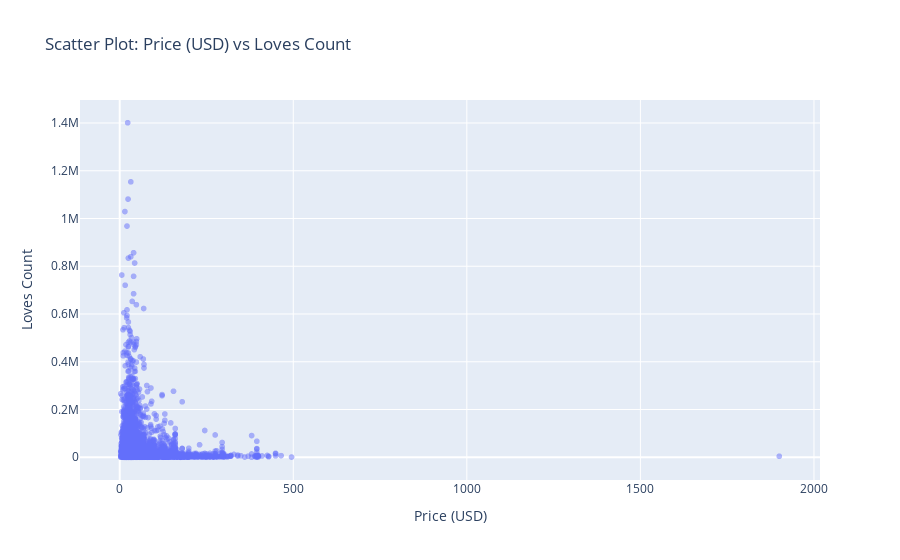

Write notebook code for a chart like this one.
### Markdown cell above
It is genuinly very expensive 🫥

Apart from that median price of most of the product is 35 usd

### Code cell
## Relationship between Price and loves_count of product 
fig = px.scatter(product, x='price_usd', y='loves_count',
                 title='Scatter Plot: Price (USD) vs Loves Count',
                 labels={'price_usd': 'Price (USD)', 'loves_count': 'Loves Count'},
                 opacity=0.5) 


fig.show()

### Figure 1 — Plotly figure (JSON) as saved in the notebook; plotly's stock layout.template omitted (floating-point values rounded to 4 significant figures; data arrays with more than 128 entries replaced by an {"elided": "..."} marker saying what was removed)
{"data": [{"hovertemplate": "Price (USD)=%{x}<br>Loves Count=%{y}<extra></extra>", "legendgroup": "", "marker": {"color": "#636efa", "opacity": 0.5, "symbol": "circle"}, "mode": "markers", "name": "", "showlegend": false, "type": "scattergl", "x": {"elided": "8494 float values"}, "xaxis": "x", "y": {"elided": "8494 int values"}, "yaxis": "y"}], "layout": {"legend": {"tracegroupgap": 0}, "title": {"text": "Scatter Plot: Price (USD) vs Loves Count"}, "xaxis": {"anchor": "y", "domain": [0, 1], "title": {"text": "Price (USD)"}}, "yaxis": {"anchor": "x", "domain": [0, 1], "title": {"text": "Loves Count"}}}}
